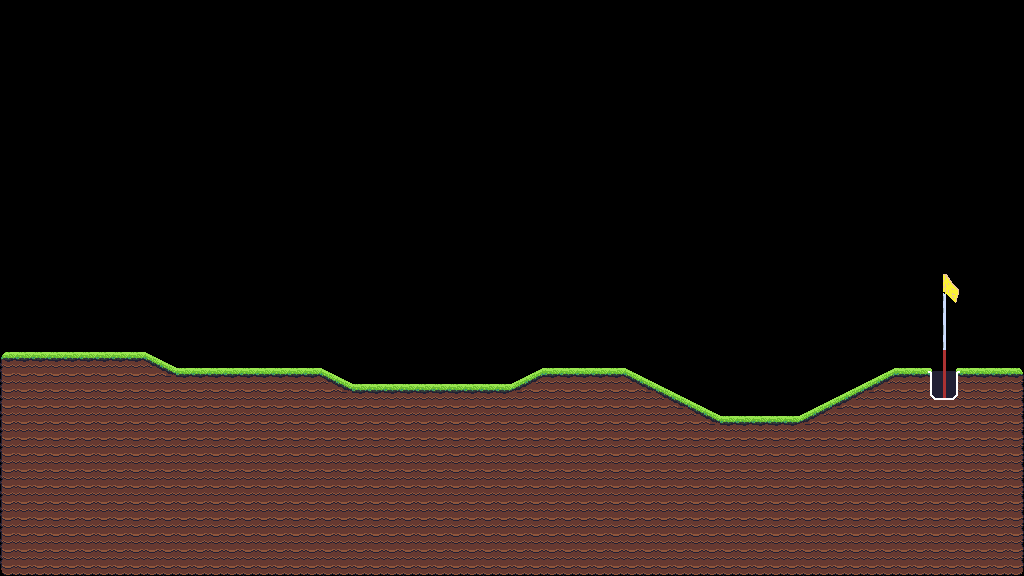

The image is a tile-based game level rendered from a .tmx file. Its description and source (layers, tilesets, objects; grid data summarised) follow:
An orthogonal 64x36 tile map with 16x16 px tiles, 1 tile layer (Level), 2 tilesets and 200 objects (131x collide, 2x finish).

<map version="1.10" tiledversion="1.11.1" orientation="orthogonal" renderorder="right-down" width="64" height="36" tilewidth="16" tileheight="16" infinite="0" nextlayerid="6" nextobjectid="4340">
 <tileset firstgid="1" name="prototype" tilewidth="16" tileheight="16" tilecount="128" columns="16">
  <image source="images/prototype.png" width="256" height="128" />
  <tile id="0" type="ground" />
  <tile id="1" type="ground" />
  <tile id="2" type="ground" />
  <tile id="3" type="ground" />
  <tile id="4" type="ground" />
 </tileset>
 <tileset firstgid="129" name="all2" tilewidth="16" tileheight="16" tilecount="210" columns="14">
  <image source="images/all2.png" width="224" height="244" />
 </tileset>
 <layer id="1" name="Level" width="64" height="36">
  <data>[2304 cells, 819 non-empty, 34 distinct tile ids]</data>
 </layer>
 <objectgroup id="2" name="Ground_Object">
  <object id="4133" type="collide" x="1008" y="368" width="16" height="16" />
  <object id="4134" type="collide" x="0" y="352" width="16" height="16" />
  <object id="4135" type="collide" x="16" y="352" width="16" height="16" />
  <object id="4136" type="collide" x="32" y="352" width="16" height="16" />
  <object id="4137" type="collide" x="48" y="352" width="16" height="16" />
  <object id="4138" type="collide" x="64" y="352" width="16" height="16" />
  <object id="4139" type="collide" x="80" y="352" width="16" height="16" />
  <object id="4140" type="collide" x="96" y="352" width="16" height="16" />
  <object id="4141" type="collide" x="112" y="352" width="16" height="16" />
  <object id="4142" type="collide" x="128" y="352" width="16" height="16" />
  <object id="4143" type="collide" x="176" y="368" width="16" height="16" />
  <object id="4144" type="collide" x="192" y="368" width="16" height="16" />
  <object id="4145" type="collide" x="208" y="368" width="16" height="16" />
  <object id="4146" type="collide" x="224" y="368" width="16" height="16" />
  <object id="4147" type="collide" x="240" y="368" width="16" height="16" />
  <object id="4148" type="collide" x="256" y="368" width="16" height="16" />
  <object id="4149" type="collide" x="272" y="368" width="16" height="16" />
  <object id="4150" type="collide" x="288" y="368" width="16" height="16" />
  <object id="4151" type="collide" x="304" y="368" width="16" height="16" />
  <object id="4152" type="collide" x="544" y="368" width="16" height="16" />
  <object id="4153" type="collide" x="560" y="368" width="16" height="16" />
  <object id="4154" type="collide" x="576" y="368" width="16" height="16" />
  <object id="4155" type="collide" x="592" y="368" width="16" height="16" />
  <object id="4156" type="collide" x="608" y="368" width="16" height="16" />
  <object id="4157" type="collide" x="896" y="368" width="16" height="16" />
  <object id="4158" type="collide" x="912" y="368" width="16" height="16" />
  <object id="4159" type="collide" x="960" y="368" width="16" height="16" />
  <object id="4160" type="collide" x="976" y="368" width="16" height="16" />
  <object id="4161" type="collide" x="992" y="368" width="16" height="16" />
  <object id="4162" type="collide" x="352" y="384" width="16" height="16" />
  <object id="4163" type="collide" x="368" y="384" width="16" height="16" />
  <object id="4164" type="collide" x="384" y="384" width="16" height="16" />
  <object id="4165" type="collide" x="400" y="384" width="16" height="16" />
  <object id="4166" type="collide" x="416" y="384" width="16" height="16" />
  <object id="4167" type="collide" x="432" y="384" width="16" height="16" />
  <object id="4168" type="collide" x="448" y="384" width="16" height="16" />
  <object id="4169" type="collide" x="464" y="384" width="16" height="16" />
  <object id="4170" type="collide" x="480" y="384" width="16" height="16" />
  <object id="4171" type="collide" x="496" y="384" width="16" height="16" />
  <object id="4172" type="collide" x="720" y="416" width="16" height="16" />
  <object id="4173" type="collide" x="736" y="416" width="16" height="16" />
  <object id="4174" type="collide" x="752" y="416" width="16" height="16" />
  <object id="4175" type="collide" x="768" y="416" width="16" height="16" />
  <object id="4176" type="collide" x="784" y="416" width="16" height="16" />
  <object id="4177" type="collide" x="0" y="560" width="16" height="16" />
  <object id="4178" type="collide" x="0" y="368" width="16" height="16" />
  <object id="4179" type="collide" x="0" y="384" width="16" height="16" />
  <object id="4180" type="collide" x="0" y="400" width="16" height="16" />
  <object id="4181" type="collide" x="0" y="416" width="16" height="16" />
  <object id="4182" type="collide" x="0" y="432" width="16" height="16" />
  <object id="4183" type="collide" x="0" y="448" width="16" height="16" />
  <object id="4184" type="collide" x="0" y="464" width="16" height="16" />
  <object id="4185" type="collide" x="0" y="480" width="16" height="16" />
  <object id="4186" type="collide" x="0" y="496" width="16" height="16" />
  <object id="4187" type="collide" x="0" y="512" width="16" height="16" />
  <object id="4188" type="collide" x="0" y="528" width="16" height="16" />
  <object id="4189" type="collide" x="0" y="544" width="16" height="16" />
  <object id="4190" x="528.261" y="375.913">
   <polygon points="0,0 15.5217,-7.69565 15.5652,5.3913" />
  </object>
  <object id="4191" x="880.261" y="375.913">
   <polygon points="0,0 15.5217,-7.69565 15.5652,5.3913" />
  </object>
  <object id="4192" x="848.261" y="391.913">
   <polygon points="0,0 15.5217,-7.69565 15.5652,5.3913" />
  </object>
  <object id="4193" x="816.261" y="407.913">
   <polygon points="0,0 15.5217,-7.69565 15.5652,5.3913" />
  </object>
  <object id="4194" x="512.348" y="383.783">
   <polygon points="0,0 15.3913,-7.6087 15.3913,0.608696" />
  </object>
  <object id="4195" x="864.348" y="383.783">
   <polygon points="0,0 15.3913,-7.6087 15.3913,0.608696" />
  </object>
  <object id="4196" x="832.348" y="399.783">
   <polygon points="0,0 15.3913,-7.6087 15.3913,0.608696" />
  </object>
  <object id="4197" x="800.348" y="415.783">
   <polygon points="0,0 15.3913,-7.6087 15.3913,0.608696" />
  </object>
  <object id="4198" x="144.261" y="352.261">
   <polygon points="0,0 15.4348,7.73913 1.17391,11.7826" />
  </object>
  <object id="4199" x="320.261" y="368.261">
   <polygon points="0,0 15.4348,7.73913 1.17391,11.7826" />
  </object>
  <object id="4200" x="624.261" y="368.261">
   <polygon points="0,0 15.4348,7.73913 1.17391,11.7826" />
  </object>
  <object id="4201" x="656.261" y="384.261">
   <polygon points="0,0 15.4348,7.73913 1.17391,11.7826" />
  </object>
  <object id="4202" x="688.261" y="400.261">
   <polygon points="0,0 15.4348,7.73913 1.17391,11.7826" />
  </object>
  <object id="4203" x="160.188" y="360.188">
   <polygon points="0,0 15.5938,7.71875 0.15625,11.6875" />
  </object>
  <object id="4204" x="336.188" y="376.188">
   <polygon points="0,0 15.5938,7.71875 0.15625,11.6875" />
  </object>
  <object id="4205" x="640.188" y="376.188">
   <polygon points="0,0 15.5938,7.71875 0.15625,11.6875" />
  </object>
  <object id="4206" x="672.188" y="392.188">
   <polygon points="0,0 15.5938,7.71875 0.15625,11.6875" />
  </object>
  <object id="4207" x="704.188" y="408.188">
   <polygon points="0,0 15.5938,7.71875 0.15625,11.6875" />
  </object>
  <object id="4208" type="collide" x="1008" y="560" width="16" height="16" />
  <object id="4209" type="collide" x="1008" y="384" width="16" height="16" />
  <object id="4210" type="collide" x="1008" y="400" width="16" height="16" />
  <object id="4211" type="collide" x="1008" y="416" width="16" height="16" />
  </objectgroup>
 <objectgroup id="3" name="Hole_Object">
  <!-- 8 objects omitted --></objectgroup>
 <objectgroup id="5" name="Spawn_Object">
  <!-- 1 objects omitted --></objectgroup>
</map>
<!-- 121 of 200 objects omitted -->
